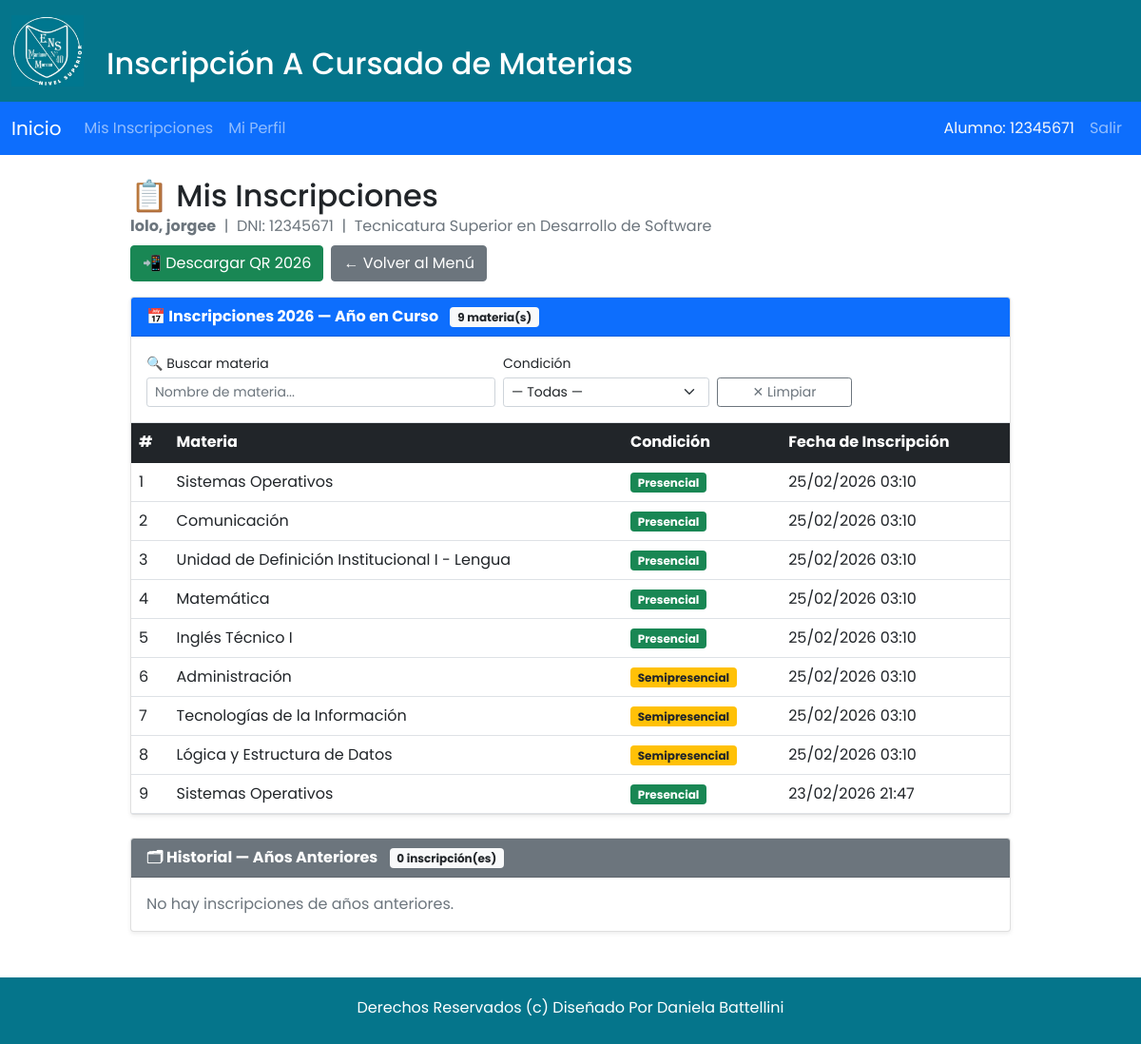
Page /mis_inscripciones.php (signed in) on the committed database.
### tables this page shows
CREATE TABLE `alumnos` (
  `id` int(11) NOT NULL,
  `nombre` varchar(45) NOT NULL,
  `apellido` varchar(45) NOT NULL,
  `dni` varchar(8) DEFAULT NULL,
  `cuil` varchar(11) DEFAULT NULL,
  `carrera` varchar(150) DEFAULT NULL,
  `Usuario_idUsuario` int(11) NOT NULL
);

CREATE TABLE `inscripciones` (
  `id` int(11) NOT NULL,
  `alumno_id` int(11) NOT NULL,
  `materia` varchar(255) NOT NULL,
  `condicion_cursado` enum('presencial','semipresencial','libre') NOT NULL,
  `fecha_inscripcion` timestamp NOT NULL DEFAULT current_timestamp(),
  `correo_electronico` varchar(255) DEFAULT NULL,
  `materia_id` int(11) DEFAULT NULL,
  `anio_lectivo` year(4) NOT NULL DEFAULT year(curdate()),
  `codigo_qr` varchar(255) DEFAULT NULL
);

### mis_inscripciones.php (the view, shortened to what this page needs)
<?php
include('primero.php');
include('header_pagina.php');
include('conexion.php');
$dni_alumno = $_SESSION["dnialu"];
$anioActual = (int)date('Y');
$stmtA = mysqli_prepare($conex,
    "SELECT a.id, a.nombre, a.apellido, a.carrera
     FROM alumnos a WHERE a.dni = ? LIMIT 1"
);
mysqli_stmt_bind_param($stmtA, "s", $dni_alumno);
mysqli_stmt_execute($stmtA);
$alumno = mysqli_fetch_assoc(mysqli_stmt_get_result($stmtA));
$alumnoId = (int)($alumno['id'] ?? 0);
$stmtI = mysqli_prepare($conex,
    "SELECT i.id, i.materia, i.condicion_cursado, i.fecha_inscripcion,
            YEAR(i.fecha_inscripcion) AS anio
     FROM inscripciones i
     WHERE i.alumno_id = ?
     ORDER BY i.fecha_inscripcion DESC"
);
mysqli_stmt_bind_param($stmtI, "i", $alumnoId);
mysqli_stmt_execute($stmtI);
$resI = mysqli_stmt_get_result($stmtI);
$inscripciones = [];
while ($f = mysqli_fetch_assoc($resI)) $inscripciones[] = $f;
$actuales  = array_filter($inscripciones, fn($f) => (int)$f['anio'] === $anioActual);
$historial = array_filter($inscripciones, fn($f) => (int)$f['anio'] !== $anioActual);
$aniosHistorial = array_unique(array_map(fn($f) => $f['anio'], $historial));
rsort($aniosHistorial);
?>
<section>
<div class="container mt-4 mb-5">
  <div class="row justify-content-center">
    <div class="col-12 col-lg-10">
      <div class="d-flex align-items-center justify-content-between mb-3 flex-wrap gap-2">
        <div>
          <h2 class="mb-0">📋 Mis Inscripciones</h2>
          <?php if ($alumnoId > 0): ?>
            <p class="text-muted mb-0">
              <strong><?= htmlspecialchars(($alumno['apellido'] ?? '') . ', ' . ($alumno['nombre'] ?? '')) ?></strong>
              &nbsp;|&nbsp; DNI: <?= htmlspecialchars($dni_alumno) ?>
              &nbsp;|&nbsp; <?= htmlspecialchars($alumno['carrera'] ?? '') ?>
            </p>
          <?php endif; ?>
        </div>
        <div class="d-flex gap-2 flex-wrap">
          <?php if ($alumnoId > 0): ?>
          <a href="generar_qr.php" class="btn btn-success" target="_blank">
            📲 Descargar QR <?= $anioActual ?>
          </a>
          <?php endif; ?>
          <a href="inicio_alumno.php" class="btn btn-secondary">← Volver al Menú</a>
        </div>
      </div>
      <div class="card shadow-sm mb-4">
        <div class="card-header bg-primary text-white">
          <strong>📅 Inscripciones <?= $anioActual ?> — Año en Curso</strong>
          <span class="badge bg-light text-dark ms-2"><?= count($actuales) ?> materia(s)</span>
        </div>
        <?php if (count($actuales) > 0): ?>
        <div class="card-body border-bottom pb-3">
          <div class="row g-2 align-items-end">
            <div class="col-12 col-md-5">
              <label class="form-label fw-semibold small mb-1">🔍 Buscar materia</label>
              <input type="text" id="buscarActual" class="form-control form-control-sm"
                     placeholder="Nombre de materia...">
            </div>
            <div class="col-6 col-md-3">
              <label class="form-label fw-semibold small mb-1">Condición</label>
              <select id="filtroCondActual" class="form-select form-select-sm">
                <option value="">— Todas —</option>
              </select>
            </div>
            <div class="col-6 col-md-2">
              <label class="form-label fw-semibold small mb-1">&nbsp;</label>
              <button id="limpiarActual" class="btn btn-outline-secondary btn-sm w-100">✕ Limpiar</button>
            </div>
          </div>
        </div>
        <div class="table-responsive">
          <table class="table table-hover mb-0" id="tablaActual">
            <thead class="table-dark">
              <tr>
                <th>#</th>
                <th>Materia</th>
                <th>Condición</th>
                <th>Fecha de Inscripción</th>
              </tr>
            </thead>
            <tbody>
              <?php $num = 1; foreach ($actuales as $insc): ?>
              <tr data-materia="<?= mb_strtolower(htmlspecialchars($insc['materia'])) ?>"
                  data-condicion="<?= strtolower($insc['condicion_cursado']) ?>">
                <td><?= $num++ ?></td>
                <td><?= htmlspecialchars($insc['materia']) ?></td>
                <td>
                  <?php
                  $cond = strtolower($insc['condicion_cursado']);
                  $badge = match($cond) {
                      'presencial'     => 'bg-success',
                      'semipresencial' => 'bg-warning text-dark',
                      'libre'          => 'bg-secondary',
                      default          => 'bg-info text-dark'
                  };
                  ?>
                  <span class="badge <?= $badge ?>">
                    <?= htmlspecialchars(ucfirst($insc['condicion_cursado'])) ?>
                  </span>
                </td>
                <td><?= date('d/m/Y H:i', strtotime($insc['fecha_inscripcion'])) ?></td>
              </tr>
              <?php endforeach; ?>
            </tbody>
          </table>
        </div>
        <?php endif; ?>
      </div>
      <div class="card shadow-sm">
        <div class="card-header bg-secondary text-white">
          <strong>🗂 Historial — Años Anteriores</strong>
          <span class="badge bg-light text-dark ms-2"><?= count($historial) ?> inscripción(es)</span>
        </div>
        <?php if (count($historial) > 0): ?>
        <div class="card-body border-bottom pb-3">
          <div class="row g-2 align-items-end">
            <div class="col-12 col-md-4">
              <label class="form-label fw-semibold small mb-1">Año</label>
              <select id="filtroAnioHistorial" class="form-select form-select-sm">
                <option value="">— Todos los años —</option>
                <?php foreach ($aniosHistorial as $a): ?>
                  <option value="<?= $a ?>"><?= $a ?></option>
                <?php endforeach; ?>
              </select>
            </div>
            <div class="col-12 col-md-4">
              <label class="form-label fw-semibold small mb-1">🔍 Buscar</label>
              <input type="text" id="buscarHistorial" class="form-control form-control-sm"
                     placeholder="Nombre de materia...">
            </div>
            <div class="col-12 col-md-2">
              <label class="form-label fw-semibold small mb-1">&nbsp;</label>
              <button id="limpiarHistorial" class="btn btn-outline-secondary btn-sm w-100">✕ Limpiar</button>
            </div>
          </div>
        </div>
        <div class="table-responsive">
          <table class="table table-hover mb-0" id="tablaHistorial">
            <thead class="table-secondary">
              <tr>
                <th>#</th>
                <th>Materia</th>
                <th>Condición</th>
                <th>Año</th>
                <th>Fecha</th>
              </tr>
            </thead>
            <tbody>
              <?php $num = 1; foreach ($historial as $insc): ?>
              <tr data-materia="<?= mb_strtolower(htmlspecialchars($insc['materia'])) ?>"
                  data-anio="<?= $insc['anio'] ?>">
                <td><?= $num++ ?></td>
                <td><?= htmlspecialchars($insc['materia']) ?></td>
                <td>
                  <?php
                  $cond  = strtolower($insc['condicion_cursado']);
                  $badge = match($cond) {
                      'presencial'     => 'bg-success',
                      'semipresencial' => 'bg-warning text-dark',
                      'libre'          => 'bg-secondary',
                      default          => 'bg-info text-dark'
                  };
                  ?>
                  <span class="badge <?= $badge ?>">
                    <?= htmlspecialchars(ucfirst($insc['condicion_cursado'])) ?>
                  </span>
                </td>
                <td><?= $insc['anio'] ?></td>
                <td><?= date('d/m/Y', strtotime($insc['fecha_inscripcion'])) ?></td>
              </tr>
              <?php endforeach; ?>
            </tbody>
          </table>
          <div id="sinResultadosHistorial" class="text-center text-muted py-3" style="display:none;">
            😕 No hay resultados para los filtros aplicados.
          </div>
        </div>
        <?php else: ?>
        <div class="card-body text-muted">
          No hay inscripciones de años anteriores.
        </div>
        <?php endif; ?>
      </div>
    </div>
  </div>
</div>
</section>
<?php include('footer.php'); ?>
</body>
</html>

### css/estilos.css (style rules this page uses)
*::after, *::before, * { margin: 0; padding: 0; box-sizing: border-box; }
html { font-size: 62.5%; }
body { font-family: "Poppins", sans-serif; font-size: 1em; }
html { height: 100%; font-family: "Poppins", sans-serif; font-size: 1em; }
body { display: flex; flex-direction: column; min-height: 100vh; }

### rows in the picture
alumnos: apellido+nombre "lolo, jorgee", carrera "Tecnicatura Superior en Desarrollo de Software"
inscripciones: materia "Sistemas Operativos", condicion_cursado "Presencial", fecha_inscripcion "25/02/2026 03:10"
inscripciones: materia "Comunicación", condicion_cursado "Presencial", fecha_inscripcion "25/02/2026 03:10"
inscripciones: materia "Unidad de Definición Institucional I - Lengua", condicion_cursado "Presencial", fecha_inscripcion "25/02/2026 03:10"
inscripciones: materia "Matemática", condicion_cursado "Presencial", fecha_inscripcion "25/02/2026 03:10"
inscripciones: materia "Inglés Técnico I", condicion_cursado "Presencial", fecha_inscripcion "25/02/2026 03:10"
inscripciones: materia "Administración", condicion_cursado "Semipresencial", fecha_inscripcion "25/02/2026 03:10"
inscripciones: materia "Tecnologías de la Información", condicion_cursado "Semipresencial", fecha_inscripcion "25/02/2026 03:10"
inscripciones: materia "Lógica y Estructura de Datos", condicion_cursado "Semipresencial", fecha_inscripcion "25/02/2026 03:10"
inscripciones: materia "Sistemas Operativos", condicion_cursado "Presencial", fecha_inscripcion "23/02/2026 21:47"

### other values in the picture
$_SESSION["dnialu"] "12345671"
$dni_alumno "12345671"
count($actuales) "9"
count($historial) "0"
